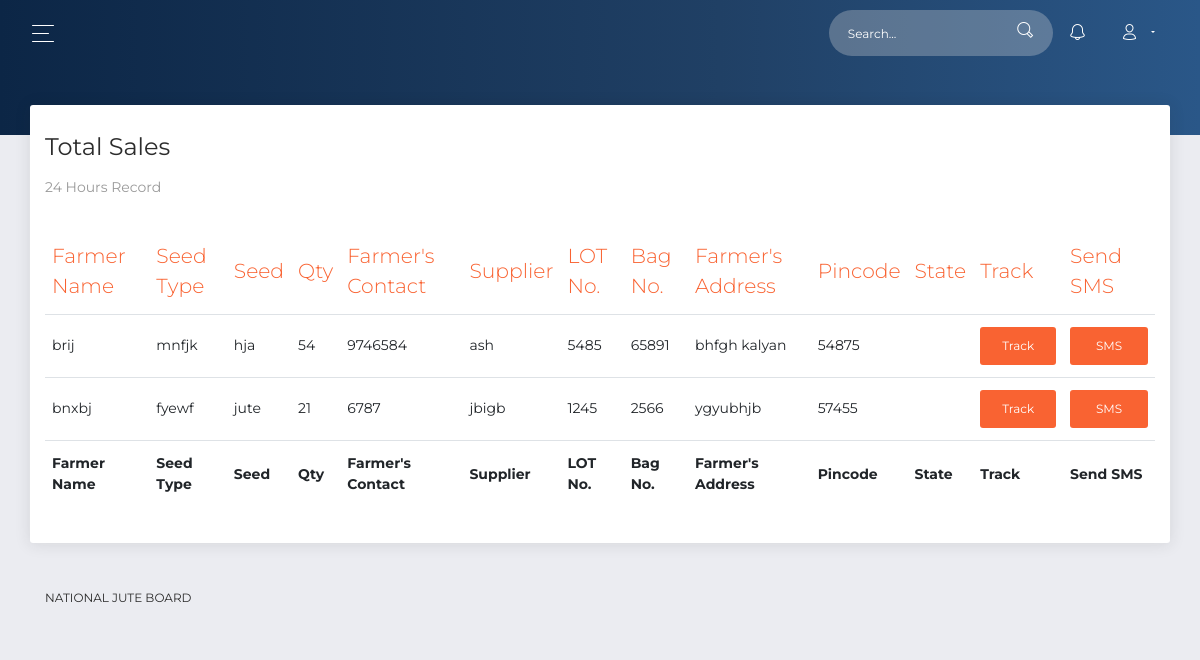
The page /viewsale_s.php (signed in) on the database as committed earlier.
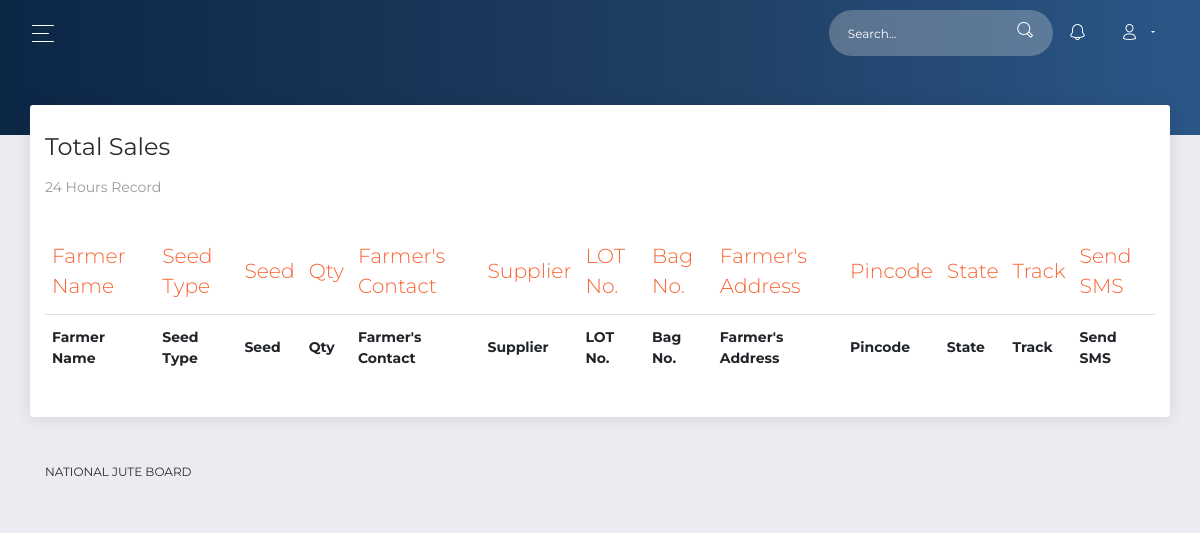
The same page on the database as committed later.
### tables this page shows
CREATE TABLE `sale` (
  `fsid` int(11) NOT NULL,
  `org` varchar(255) NOT NULL,
  `email` varchar(255) NOT NULL,
  `fname` varchar(255) NOT NULL,
  `seedtype` varchar(255) NOT NULL,
  `seed` varchar(255) NOT NULL,
  `qty` int(11) NOT NULL,
  `fphone` bigint(100) NOT NULL,
  `supplier` varchar(255) NOT NULL,
  `lot` bigint(100) NOT NULL,
  `bag` bigint(100) NOT NULL,
  `faddress` varchar(10000) NOT NULL,
  `pincode` int(11) NOT NULL,
  `created` timestamp NOT NULL DEFAULT CURRENT_TIMESTAMP ON UPDATE CURRENT_TIMESTAMP,
  `state` varchar(255) NOT NULL,
  `mode` varchar(255) NOT NULL,
  `trackno` varchar(255) NOT NULL
);

### viewsale_s.php (the view, shortened to what the changed rows need)
<?php
include_once 'database.php';
if (isset($_SESSION['user'])) {
$user=$_SESSION['user'];
$result = mysqli_query($conn,"SELECT * FROM supplier where email='$user'");
 $row = mysqli_fetch_assoc($result);
 $user_status=$row['status'];
  $user_type=$row['type'];
$result3 = mysqli_query($conn,"SELECT * FROM sale where email='$user'");
if($user_type!='Official' && $user_status=='Active')
 {
 ?>
<!DOCTYPE html>
<html lang="en">
<head>
  <link rel="stylesheet" href="https://use.fontawesome.com/releases/v5.7.1/css/all.css">
  <link href="sassets/css/bootstrap.min.css" rel="stylesheet" />
  <link href="sassets/css/now-ui-dashboard.css?v=1.5.0" rel="stylesheet" />
  <link href="sassets/demo/demo.css" rel="stylesheet" />
  <link rel="stylesheet" type="text/css" href="https://cdn.datatables.net/1.10.21/css/jquery.dataTables.css">
  <link rel="stylesheet" type="text/css" href="https://cdn.datatables.net/1.10.21/css/dataTables.bootstrap4.min.css">
</head>
<body class="">
  <div class="wrapper ">
    <div class="main-panel" id="main-panel">
      <div class="content">
        <div class="row">
          <div class="col-md-12">
            <div class="card">
              <div class="card-body " style="overflow: scroll;">
                <div class="table-responsive">
                  <table class="table" id="example" class="table table-striped table-bordered" style="width:100%">
                    <thead class=" text-primary">
                     <tr>
                      <th>Farmer Name</th>
                      <th>Seed Type</th>
                      <th>Seed</th>
                      <th>Qty</th>
                      <th>Farmer's Contact</th>
                      <th>Supplier</th>
                      <th>LOT No.</th>
                     <th>Bag No.</th>
                      <th>Farmer's Address</th>
                       <th>Pincode</th>
                       <th>State</th>
                       <th>Track</th>
                       <th>Send SMS</th>
                    </tr>
                  </thead>
                  <tbody>
                   <?php
                    if ($result3->num_rows > 0) {
                    while($row1 = $result3->fetch_assoc()) {
                      echo" <tr>";
                      echo"<td>".$row1['fname']."</td>";
                      echo"<td>".$row1['seedtype']."</td>";
                      echo"<td>".$row1['seed']."</td>";
                      echo"<td>".$row1['qty']."</td>";
                      echo"<td>".$row1['fphone']."</td>";
                      echo"<td>".$row1['supplier']."</td>";
                      echo"<td>".$row1['lot']."</td>";
                      echo"<td>".$row1['bag']."</td>";
                      echo"<td>".$row1['faddress']."</td>";
                      echo"<td>".$row1['pincode']."</td>";
                      echo"<td>".$row1['state']."</td>";
                      $rfv = "https://track.aftership.com/?tracking-numbers=".$row1['trackno'];
                      $msg = "OTP%202789%20To%20track%20your%20package%20click%20below%20link%20".$rfv;
                      $link = "https://api.msg91.com/api/sendotp.php?authkey=337753AkSvni1oUi5f27a8cdP1&mobile=91".$row1['fphone']."&message=".$msg."&sender=senderid&otp=2789";
                      ?>
                      <td><a href="<?php echo $rfv; ?>" role="button" class="btn btn-block btn-primary" target="_blank">Track </a></td>
                      <td><a href='<?php echo $link; ?>' role='button' class='btn btn-block btn-primary' target="_blank"> SMS </a></td>
                      <?php
                        echo "</tr>";
                       }
                        }
                        ?>
                     </tbody>
                  <tfoot>
                    <tr>
                  <th>Farmer Name</th>
                   <th>Seed Type</th>
                      <th>Seed</th>
                      <th>Qty</th>
                      <th>Farmer's Contact</th>
                      <th>Supplier</th>
                      <th>LOT No.</th>
                     <th>Bag No.</th>
                      <th>Farmer's Address</th>
                       <th>Pincode</th>
                       <th>State</th>
                      <th>Track</th>
                      <th>Send SMS</th>
                    </tr>
                  </tfoot>
                  </table>
                </div>
              </div>
            </div>
          </div>
    </div>
  </div>
</body>
</html>
<?php
}
}
else{
  header("location: ./login.php");
}?>

Rows that differ between the two databases and show on the page:
removed sale: fname "brij", seedtype "mnfjk", seed "hja", qty "54", fphone "9746584", supplier "ash", lot "5485", bag "65891", faddress "bhfgh kalyan", pincode "54875"
removed sale: fname "bnxbj", seedtype "fyewf", seed "jute", qty "21", fphone "6787", supplier "jbigb", lot "1245", bag "2566", faddress "ygyubhjb", pincode "57455"
